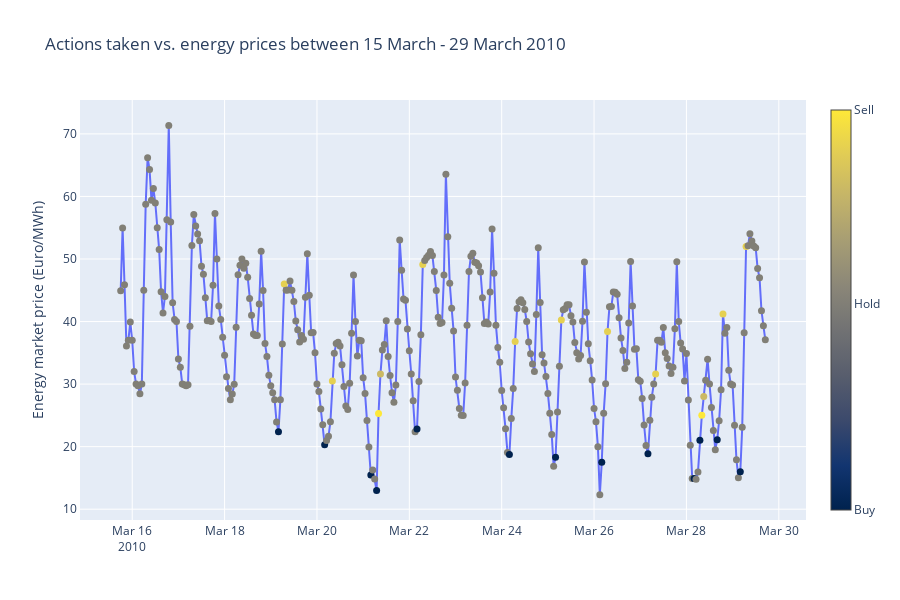
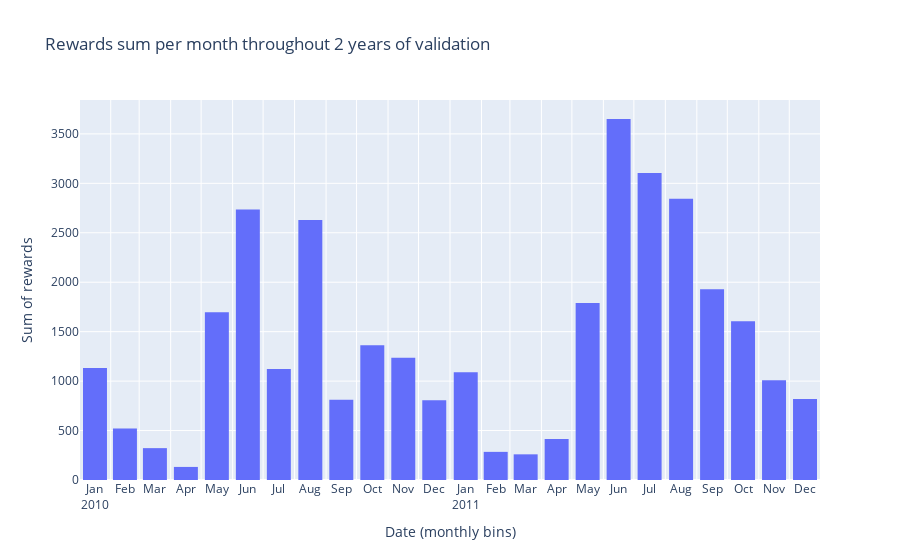
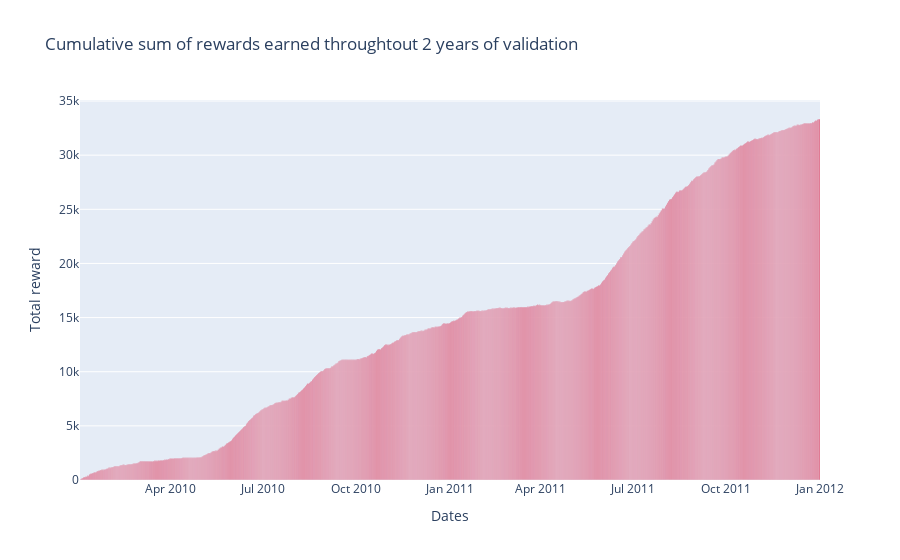

Source (notebook cell) for these figures, in order:
### Markdown cell above
## Results on archived_results/baseline_result_old(discrete).txt

### Code cell
val=load_validation_results('archived_results/baseline_result_old(discrete).txt')
buy_sell_hodl_plot(val, 14)
reward_sum_monthly_plot(val)
cumsum_plot(val, False)

### Figure 1 — Plotly figure (JSON) as saved in the notebook; plotly's stock layout.template omitted (floating-point values rounded to 4 significant figures; data arrays with more than 128 entries replaced by an {"elided": "..."} marker saying what was removed)
{"data": [{"marker": {"color": {"elided": "336 float values"}, "colorbar": {"thickness": 20, "ticktext": ["Sell", "Hold", "Buy"], "tickvals": [1.324, 0, -1.413]}, "colorscale": [[0, "#00224e"], [0.1111, "#123570"], [0.2222, "#3b496c"], [0.3333, "#575d6d"], [0.4444, "#707173"], [0.5556, "#8a8678"], [0.6667, "#a59c74"], [0.7778, "#c3b369"], [0.8889, "#e1cc55"], [1, "#fee838"]], "size": 7}, "mode": "lines+markers", "type": "scatter", "uid": "f8efe0cc-721e-4616-ac1c-39b3e1b445b3", "x": {"elided": "336 str values"}, "y": {"elided": "336 float values"}}], "layout": {"height": 600, "hovermode": "closest", "showlegend": false, "title": {"text": "Actions taken vs. energy prices between 15 March - 29 March 2010"}, "width": 900, "xaxis": {"mirror": true, "showline": true, "zeroline": false}, "yaxis": {"mirror": true, "showline": true, "title": {"text": "Energy market price (Euro/MWh)"}, "zeroline": false}}}

### Figure 2 — Plotly figure (JSON) as saved in the notebook; plotly's stock layout.template omitted (floating-point values rounded to 4 significant figures; data arrays with more than 128 entries replaced by an {"elided": "..."} marker saying what was removed)
{"data": [{"alignmentgroup": "True", "bingroup": "x", "histfunc": "sum", "hovertemplate": "time=%{x}<br>sum of reward_unscaled=%{y}<extra></extra>", "legendgroup": "", "marker": {"color": "#636efa", "pattern": {"shape": ""}}, "name": "", "offsetgroup": "", "orientation": "v", "showlegend": false, "type": "histogram", "x": {"elided": "17519 str values"}, "xaxis": "x", "xbins": {"size": "M1"}, "y": {"elided": "17519 float values"}, "yaxis": "y"}], "layout": {"bargap": 0.2, "barmode": "relative", "legend": {"tracegroupgap": 0}, "title": {"text": "Rewards sum per month throughout 2 years of validation "}, "xaxis": {"anchor": "y", "domain": [0, 1], "dtick": "M1", "showgrid": true, "tickformat": "%b\n%Y", "ticklabelmode": "period", "title": {"text": "Date (monthly bins)"}}, "yaxis": {"anchor": "x", "domain": [0, 1], "title": {"text": "Sum of rewards"}}}}

### Figure 3 — Plotly figure (JSON) as saved in the notebook; plotly's stock layout.template omitted (floating-point values rounded to 4 significant figures; data arrays with more than 128 entries replaced by an {"elided": "..."} marker saying what was removed)
{"data": [{"alignmentgroup": "True", "hovertemplate": "Dates=%{x}<br>Total reward=%{y}<extra></extra>", "legendgroup": "", "marker": {"color": "crimson", "pattern": {"shape": ""}}, "name": "", "offsetgroup": "", "orientation": "v", "showlegend": false, "textposition": "auto", "type": "bar", "x": {"elided": "730 str values"}, "xaxis": "x", "y": {"elided": "730 float values"}, "yaxis": "y"}], "layout": {"bargap": 0.02, "barmode": "relative", "legend": {"tracegroupgap": 0}, "title": {"text": "Cumulative sum of rewards earned throughtout 2 years of validation"}, "xaxis": {"anchor": "y", "domain": [0, 1], "title": {"text": "Dates"}}, "yaxis": {"anchor": "x", "domain": [0, 1], "title": {"text": "Total reward"}}}}
